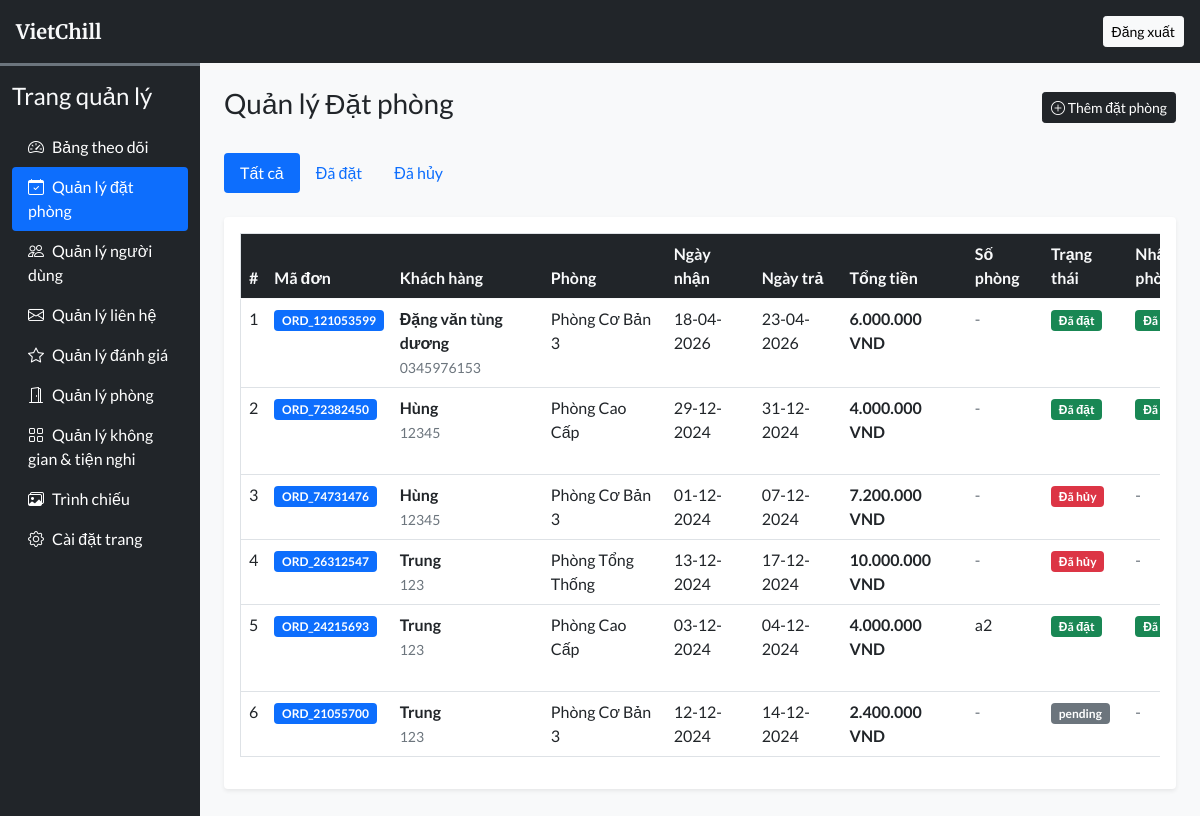
Page /admin/bookings.php (signed in) on the committed database.
### tables this page shows
CREATE TABLE `booking_order` (
  `booking_id` int(11) NOT NULL,
  `user_id` int(11) NOT NULL,
  `room_id` int(11) NOT NULL,
  `check_in` date NOT NULL,
  `check_out` date NOT NULL,
  `arrival` int(11) NOT NULL DEFAULT 0,
  `refund` int(11) DEFAULT NULL,
  `booking_status` varchar(100) NOT NULL DEFAULT 'pending',
  `order_id` varchar(150) NOT NULL,
  `trans_id` varchar(200) DEFAULT NULL,
  `trans_amt` int(11) DEFAULT NULL,
  `trans_status` varchar(100) NOT NULL DEFAULT 'pending',
  `trans_resp_msg` varchar(200) DEFAULT NULL,
  `rate_review` int(11) DEFAULT NULL,
  `datentime` datetime NOT NULL DEFAULT current_timestamp()
);

CREATE TABLE `user_cred` (
  `id` int(11) NOT NULL,
  `name` varchar(100) NOT NULL,
  `email` varchar(150) NOT NULL,
  `address` varchar(120) NOT NULL,
  `phonenum` varchar(100) NOT NULL,
  `pincode` int(11) NOT NULL,
  `dob` date NOT NULL,
  `profile` varchar(100) NOT NULL DEFAULT 'chill-guy.png',
  `password` varchar(200) NOT NULL,
  `is_verified` int(11) NOT NULL DEFAULT 0,
  `token` varchar(200) DEFAULT NULL,
  `t_expire` date DEFAULT NULL,
  `status` int(11) NOT NULL DEFAULT 1,
  `datentime` datetime NOT NULL DEFAULT current_timestamp()
);

CREATE TABLE `booking_details` (
  `sr_no` int(11) NOT NULL,
  `booking_id` int(11) NOT NULL,
  `room_name` varchar(100) NOT NULL,
  `price` int(11) NOT NULL,
  `total_pay` int(11) NOT NULL,
  `room_no` varchar(100) DEFAULT NULL,
  `user_name` varchar(100) NOT NULL,
  `phonenum` varchar(100) NOT NULL,
  `address` varchar(150) NOT NULL
);

### admin/bookings.php (the view, shortened to what this page needs)
<!DOCTYPE html>
<html lang="vi">
<head>
  <?php require('inc/links.php'); ?>
</head>
<body class="bg-light">
  <?php require('inc/header.php'); ?>
  <div class="container-fluid" id="main-content">
    <div class="row">
      <div class="col-lg-10 ms-auto p-4 overflow-hidden">
        <div class="d-flex align-items-center justify-content-between mb-4">
          <h3>Quản lý Đặt phòng</h3>
          <button class="btn btn-dark shadow-none btn-sm" data-bs-toggle="modal" data-bs-target="#addBookingModal">
            <i class="bi bi-plus-circle"></i> Thêm đặt phòng
          </button>
        </div>
        <ul class="nav nav-pills mb-4" id="bookingTabs">
          <li class="nav-item">
            <a class="nav-link active" href="?filter=all">Tất cả</a>
          </li>
          <li class="nav-item">
            <a class="nav-link" href="?filter=booked">Đã đặt</a>
          </li>
          <li class="nav-item">
            <a class="nav-link" href="?filter=cancelled">Đã hủy</a>
          </li>
        </ul>
        <div class="card border-0 shadow-sm mb-4">
          <div class="card-body">
            <div class="table-responsive" style="max-height: 600px; overflow-y: auto;">
              <table class="table table-hover border" style="min-width: 1100px;">
                <thead class="sticky-top">
                  <tr class="bg-dark text-light">
                    <th>#</th>
                    <th>Mã đơn</th>
                    <th>Khách hàng</th>
                    <th>Phòng</th>
                    <th>Ngày nhận</th>
                    <th>Ngày trả</th>
                    <th>Tổng tiền</th>
                    <th>Số phòng</th>
                    <th>Trạng thái</th>
                    <th>Nhận phòng</th>
                  </tr>
                </thead>
                <tbody>
                  <?php
                    $filter = isset($_GET['filter']) ? $_GET['filter'] : 'all';
                    if($filter == 'booked'){
                      $q = "SELECT bo.*, bd.*, uc.name AS customer_name FROM `booking_order` bo
                        INNER JOIN `booking_details` bd ON bo.booking_id = bd.booking_id
                        INNER JOIN `user_cred` uc ON bo.user_id = uc.id
                        WHERE bo.booking_status='booked'
                        ORDER BY bo.booking_id DESC";
                      $data = mysqli_query($con, $q);
                    } else {
                      $q = "SELECT bo.*, bd.*, uc.name AS customer_name FROM `booking_order` bo
                        INNER JOIN `booking_details` bd ON bo.booking_id = bd.booking_id
                        INNER JOIN `user_cred` uc ON bo.user_id = uc.id
                        ORDER BY bo.booking_id DESC";
                      $data = mysqli_query($con, $q);
                    }
                    $i = 1;
                    while($row = mysqli_fetch_assoc($data)){
                      $checkin = date('d-m-Y', strtotime($row['check_in']));
                      $checkout = date('d-m-Y', strtotime($row['check_out']));
                      $total = number_format($row['total_pay'],0,',','.');
                      $room_no = $row['room_no'] ? $row['room_no'] : '<span class="text-muted">-</span>';
                      if($row['booking_status'] == 'booked'){
                        $status = "<span class='badge bg-success'>Đã đặt</span>";
                      } else if($row['booking_status'] == 'cancelled'){
                        $status = "<span class='badge bg-danger'>Đã hủy</span>";
                      } else {
                        $status = "<span class='badge bg-secondary'>$row[booking_status]</span>";
                      }
                      if($row['arrival'] == 1){
                        $arrival = "<span class='badge bg-success'>Đã nhận</span>";
                      } else {
                        if($row['booking_status'] == 'booked'){
                          $arrival = "<a href='?confirm_arrival=$row[booking_id]' class='btn btn-sm btn-outline-success' onclick=\"return confirm('Xác nhận khách đã nhận phòng?')\"><i class='bi bi-check-lg'></i> Xác nhận</a>";
                        } else {
                          $arrival = "<span class='text-muted'>-</span>";
                        }
                      }
                      $actions = "";
                      if($row['booking_status'] == 'booked'){
                        $row_json = htmlspecialchars(json_encode([
                          'booking_id' => $row['booking_id'],
                          'check_in' => $row['check_in'],
                          'check_out' => $row['check_out'],
                          'room_no' => $row['room_no'],
                          'arrival' => $row['arrival']
                        ]), ENT_QUOTES, 'UTF-8');
                        $actions .= "<button class='btn btn-sm btn-warning rounded-pill mb-1' onclick='editBooking($row_json)' data-bs-toggle='modal' data-bs-target='#editBookingModal'><i class='bi bi-pencil'></i> Sửa</button> ";
                        $actions .= "<a href='?cancel_booking=$row[booking_id]' class='btn btn-sm btn-danger rounded-pill mb-1' onclick=\"return confirm('Bạn có chắc chắn muốn hủy đơn đặt phòng này?')\"><i class='bi bi-x-circle'></i> Hủy</a>";
                      }
                      echo<<<data
                        <tr>
                          <td>$i</td>
                          <td><span class="badge bg-primary">$row[order_id]</span></td>
                          <td>
                            <b>$row[customer_name]</b><br>
                            <small class="text-muted">$row[phonenum]</small>
                          </td>
                          <td>$row[room_name]</td>
                          <td>$checkin</td>
                          <td>$checkout</td>
                          <td class="fw-bold">{$total} VND</td>
                          <td>$room_no</td>
                          <td>$status</td>
                          <td>$arrival</td>
                          <td>$actions</td>
                        </tr>
                      data;
                      $i++;
                    }
                  ?>
                </tbody>
              </table>
            </div>
          </div>
        </div>
      </div>
    </div>
  </div>
</body>
</html>

### admin/css/common.css (style rules this page uses)
:root { --teal: #2ec1ac; --teal_hover: #279e8c; }
* { font-family: 'Lato', sans-serif; }

### rows in the picture
booking_order: order "ORD_121053599", user.name "Đặng văn tùng dương", booking_details.phonenum "0345976153", booking_details.room_name "Phòng Cơ Bản 3", check_in "18-04-2026", check_out "23-04-2026", booking_details.total_pay "6.000.000", booking_status "Đã đặt", arrival "Đã…"
booking_order: order "ORD_72382450", user.name "Hùng", booking_details.phonenum "12345", booking_details.room_name "Phòng Cao Cấp", check_in "29-12-2024", check_out "31-12-2024", booking_details.total_pay "4.000.000", booking_status "Đã đặt", arrival "Đã…"
booking_order: order "ORD_74731476", user.name "Hùng", booking_details.phonenum "12345", booking_details.room_name "Phòng Cơ Bản 3", check_in "01-12-2024", check_out "07-12-2024", booking_details.total_pay "7.200.000", booking_status "Đã hủy"
booking_order: order "ORD_26312547", user.name "Trung", booking_details.phonenum "123", booking_details.room_name "Phòng Tổng Thống", check_in "13-12-2024", check_out "17-12-2024", booking_details.total_pay "10.000.000", booking_status "Đã hủy"
booking_order: order "ORD_24215693", user.name "Trung", booking_details.phonenum "123", booking_details.room_name "Phòng Cao Cấp", check_in "03-12-2024", check_out "04-12-2024", booking_details.total_pay "4.000.000", booking_details.room_no "a2", booking_status "Đã đặt", arrival "Đã…"
booking_order: order "ORD_21055700", user.name "Trung", booking_details.phonenum "123", booking_details.room_name "Phòng Cơ Bản 3", check_in "12-12-2024", check_out "14-12-2024", booking_details.total_pay "2.400.000", booking_status "pending"
